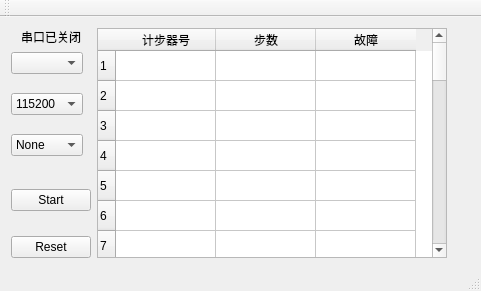
<?xml version="1.0" encoding="UTF-8"?>
<ui version="4.0">
 <class>MainWindow</class>
 <widget class="QMainWindow" name="MainWindow">
  <property name="geometry">
   <rect>
    <x>0</x>
    <y>0</y>
    <width>481</width>
    <height>276</height>
   </rect>
  </property>
  <property name="sizePolicy">
   <sizepolicy hsizetype="Fixed" vsizetype="Fixed">
    <horstretch>0</horstretch>
    <verstretch>0</verstretch>
   </sizepolicy>
  </property>
  <property name="windowTitle">
   <string>计步器模拟器</string>
  </property>
  <widget class="QWidget" name="centralWidget">
   <layout class="QFormLayout" name="formLayout_3">
    <item row="0" column="0">
     <layout class="QHBoxLayout" name="horizontalLayout">
      <item>
       <layout class="QVBoxLayout" name="verticalLayout_2">
        <item>
         <widget class="QLabel" name="label_PortStatus">
          <property name="text">
           <string>串口已关闭</string>
          </property>
          <property name="alignment">
           <set>Qt::AlignCenter</set>
          </property>
         </widget>
        </item>
        <item>
         <layout class="QFormLayout" name="formLayout_2">
          <item row="0" column="0">
           <layout class="QVBoxLayout" name="verticalLayout">
            <item>
             <widget class="QComboBox" name="comboBox_port"/>
            </item>
            <item>
             <spacer name="verticalSpacer_3">
              <property name="orientation">
               <enum>Qt::Vertical</enum>
              </property>
              <property name="sizeHint" stdset="0">
               <size>
                <width>20</width>
                <height>13</height>
               </size>
              </property>
             </spacer>
            </item>
            <item>
             <widget class="QComboBox" name="comboBox_baudrate">
              <property name="currentText">
               <string>115200</string>
              </property>
              <item>
               <property name="text">
                <string>115200</string>
               </property>
              </item>
              <item>
               <property name="text">
                <string>57600</string>
               </property>
              </item>
              <item>
               <property name="text">
                <string>38400</string>
               </property>
              </item>
              <item>
               <property name="text">
                <string>19200</string>
               </property>
              </item>
              <item>
               <property name="text">
                <string>9600</string>
               </property>
              </item>
             </widget>
            </item>
            <item>
             <spacer name="verticalSpacer_2">
              <property name="orientation">
               <enum>Qt::Vertical</enum>
              </property>
              <property name="sizeHint" stdset="0">
               <size>
                <width>20</width>
                <height>13</height>
               </size>
              </property>
             </spacer>
            </item>
            <item>
             <widget class="QComboBox" name="comboBox_Parity">
              <item>
               <property name="text">
                <string>None</string>
               </property>
              </item>
              <item>
               <property name="text">
                <string>Even</string>
               </property>
              </item>
              <item>
               <property name="text">
                <string>Odd</string>
               </property>
              </item>
             </widget>
            </item>
           </layout>
          </item>
          <item row="2" column="0">
           <layout class="QFormLayout" name="formLayout">
            <item row="0" column="0">
             <widget class="QPushButton" name="pButton_Start">
              <property name="text">
               <string>Start</string>
              </property>
             </widget>
            </item>
            <item row="2" column="0">
             <widget class="QPushButton" name="pButton_Reset">
              <property name="text">
               <string>Reset</string>
              </property>
             </widget>
            </item>
            <item row="1" column="0" colspan="2">
             <spacer name="verticalSpacer_5">
              <property name="orientation">
               <enum>Qt::Vertical</enum>
              </property>
              <property name="sizeHint" stdset="0">
               <size>
                <width>20</width>
                <height>13</height>
               </size>
              </property>
             </spacer>
            </item>
           </layout>
          </item>
          <item row="1" column="0" colspan="2">
           <spacer name="verticalSpacer_4">
            <property name="orientation">
             <enum>Qt::Vertical</enum>
            </property>
            <property name="sizeHint" stdset="0">
             <size>
              <width>20</width>
              <height>13</height>
             </size>
            </property>
           </spacer>
          </item>
         </layout>
        </item>
       </layout>
      </item>
      <item>
       <widget class="QTableWidget" name="panelTable">
        <property name="minimumSize">
         <size>
          <width>350</width>
          <height>230</height>
         </size>
        </property>
        <property name="editTriggers">
         <set>QAbstractItemView::NoEditTriggers</set>
        </property>
        <property name="tabKeyNavigation">
         <bool>true</bool>
        </property>
        <property name="alternatingRowColors">
         <bool>false</bool>
        </property>
        <property name="textElideMode">
         <enum>Qt::ElideRight</enum>
        </property>
        <property name="rowCount">
         <number>32</number>
        </property>
        <property name="columnCount">
         <number>3</number>
        </property>
        <attribute name="horizontalHeaderVisible">
         <bool>true</bool>
        </attribute>
        <attribute name="horizontalHeaderCascadingSectionResizes">
         <bool>false</bool>
        </attribute>
        <attribute name="horizontalHeaderShowSortIndicator" stdset="0">
         <bool>false</bool>
        </attribute>
        <attribute name="verticalHeaderVisible">
         <bool>true</bool>
        </attribute>
        <attribute name="verticalHeaderShowSortIndicator" stdset="0">
         <bool>false</bool>
        </attribute>
        <row/>
        <row/>
        <row/>
        <row/>
        <row/>
        <row/>
        <row/>
        <row/>
        <row/>
        <row/>
        <row/>
        <row/>
        <row/>
        <row/>
        <row/>
        <row/>
        <row/>
        <row/>
        <row/>
        <row/>
        <row/>
        <row/>
        <row/>
        <row/>
        <row/>
        <row/>
        <row/>
        <row/>
        <row/>
        <row/>
        <row/>
        <row/>
        <column>
         <property name="text">
          <string>计步器号</string>
         </property>
         <property name="textAlignment">
          <set>AlignCenter</set>
         </property>
        </column>
        <column>
         <property name="text">
          <string>步数</string>
         </property>
         <property name="textAlignment">
          <set>AlignCenter</set>
         </property>
        </column>
        <column>
         <property name="text">
          <string>故障</string>
         </property>
         <property name="textAlignment">
          <set>AlignCenter</set>
         </property>
        </column>
        <item row="0" column="0">
         <property name="text">
          <string/>
         </property>
         <property name="font">
          <font>
           <family>黑体</family>
           <pointsize>12</pointsize>
          </font>
         </property>
         <property name="textAlignment">
          <set>AlignCenter</set>
         </property>
        </item>
        <item row="0" column="1">
         <property name="text">
          <string/>
         </property>
         <property name="textAlignment">
          <set>AlignLeading|AlignVCenter</set>
         </property>
        </item>
        <item row="0" column="2">
         <property name="text">
          <string/>
         </property>
        </item>
       </widget>
      </item>
     </layout>
    </item>
   </layout>
   <zorder></zorder>
  </widget>
  <widget class="QToolBar" name="mainToolBar">
   <attribute name="toolBarArea">
    <enum>TopToolBarArea</enum>
   </attribute>
   <attribute name="toolBarBreak">
    <bool>false</bool>
   </attribute>
  </widget>
  <widget class="QStatusBar" name="statusBar"/>
 </widget>
 <layoutdefault spacing="6" margin="11"/>
 <resources/>
 <connections/>
</ui>
